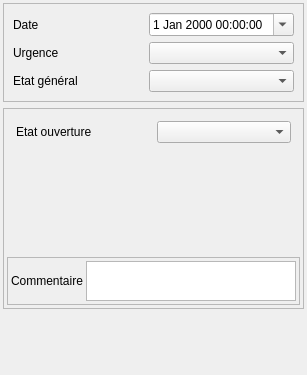
<?xml version="1.0" encoding="UTF-8"?>
<ui version="4.0">
 <class>Form</class>
 <widget class="QWidget" name="Form">
  <property name="geometry">
   <rect>
    <x>0</x>
    <y>0</y>
    <width>294</width>
    <height>375</height>
   </rect>
  </property>
  <property name="windowTitle">
   <string>Form</string>
  </property>
  <layout class="QVBoxLayout" name="verticalLayout">
   <property name="leftMargin">
    <number>3</number>
   </property>
   <property name="topMargin">
    <number>3</number>
   </property>
   <property name="rightMargin">
    <number>3</number>
   </property>
   <property name="bottomMargin">
    <number>3</number>
   </property>
   <item>
    <widget class="QFrame" name="frame">
     <property name="frameShape">
      <enum>QFrame::StyledPanel</enum>
     </property>
     <property name="frameShadow">
      <enum>QFrame::Raised</enum>
     </property>
     <layout class="QGridLayout" name="gridLayout_3">
      <item row="0" column="0">
       <widget class="QLabel" name="label">
        <property name="text">
         <string>Date</string>
        </property>
        <property name="wordWrap">
         <bool>true</bool>
        </property>
       </widget>
      </item>
      <item row="1" column="1">
       <widget class="QComboBox" name="comboBox_urgence"/>
      </item>
      <item row="1" column="0">
       <widget class="QLabel" name="label_5">
        <property name="text">
         <string>Urgence</string>
        </property>
        <property name="wordWrap">
         <bool>true</bool>
        </property>
       </widget>
      </item>
      <item row="0" column="1">
       <widget class="QDateTimeEdit" name="dateTimeEdit">
        <property name="calendarPopup">
         <bool>true</bool>
        </property>
       </widget>
      </item>
      <item row="2" column="0">
       <widget class="QLabel" name="label_21">
        <property name="text">
         <string>Etat général</string>
        </property>
        <property name="wordWrap">
         <bool>true</bool>
        </property>
       </widget>
      </item>
      <item row="2" column="1">
       <widget class="QComboBox" name="comboBox_etatgeneral"/>
      </item>
     </layout>
    </widget>
   </item>
   <item>
    <widget class="QFrame" name="frame_3">
     <property name="frameShape">
      <enum>QFrame::StyledPanel</enum>
     </property>
     <property name="frameShadow">
      <enum>QFrame::Raised</enum>
     </property>
     <layout class="QVBoxLayout" name="verticalLayout_3">
      <property name="spacing">
       <number>3</number>
      </property>
      <property name="leftMargin">
       <number>3</number>
      </property>
      <property name="topMargin">
       <number>3</number>
      </property>
      <property name="rightMargin">
       <number>3</number>
      </property>
      <property name="bottomMargin">
       <number>3</number>
      </property>
      <item>
       <widget class="QStackedWidget" name="stackedWidget">
        <property name="currentIndex">
         <number>2</number>
        </property>
        <widget class="QWidget" name="page">
         <layout class="QGridLayout" name="gridLayout" columnstretch="1,5,1">
          <item row="5" column="1" colspan="2">
           <widget class="QTextEdit" name="textEdit_evolution">
            <property name="sizePolicy">
             <sizepolicy hsizetype="Expanding" vsizetype="Expanding">
              <horstretch>0</horstretch>
              <verstretch>0</verstretch>
             </sizepolicy>
            </property>
            <property name="maximumSize">
             <size>
              <width>16777215</width>
              <height>40</height>
             </size>
            </property>
           </widget>
          </item>
          <item row="1" column="1">
           <widget class="QSpinBox" name="spinBox_nombre">
            <property name="minimum">
             <number>-1</number>
            </property>
           </widget>
          </item>
          <item row="5" column="0">
           <widget class="QLabel" name="label_6">
            <property name="text">
             <string>Evolution</string>
            </property>
            <property name="wordWrap">
             <bool>true</bool>
            </property>
           </widget>
          </item>
          <item row="1" column="0">
           <widget class="QLabel" name="label_2">
            <property name="text">
             <string>Nombre</string>
            </property>
            <property name="wordWrap">
             <bool>true</bool>
            </property>
           </widget>
          </item>
          <item row="1" column="2">
           <widget class="QToolButton" name="toolButton_calc_nb">
            <property name="text">
             <string/>
            </property>
            <property name="icon">
             <iconset>
              <normaloff>:/plugins/Lamia/icons/numpad.png</normaloff>:/plugins/Lamia/icons/numpad.png</iconset>
            </property>
           </widget>
          </item>
          <item row="6" column="1">
           <spacer name="verticalSpacer_2">
            <property name="orientation">
             <enum>Qt::Vertical</enum>
            </property>
            <property name="sizeHint" stdset="0">
             <size>
              <width>20</width>
              <height>40</height>
             </size>
            </property>
           </spacer>
          </item>
         </layout>
        </widget>
        <widget class="QWidget" name="page_2">
         <layout class="QGridLayout" name="gridLayout_2">
          <item row="0" column="0">
           <widget class="QStackedWidget" name="stackedWidget_2">
            <property name="currentIndex">
             <number>0</number>
            </property>
            <widget class="QWidget" name="page_6">
             <layout class="QGridLayout" name="gridLayout_5">
              <item row="0" column="0">
               <widget class="QLabel" name="label_10">
                <property name="text">
                 <string>Etat tampon</string>
                </property>
                <property name="wordWrap">
                 <bool>true</bool>
                </property>
               </widget>
              </item>
              <item row="0" column="1">
               <widget class="QComboBox" name="comboBox_etattampon"/>
              </item>
              <item row="1" column="0">
               <widget class="QLabel" name="label_11">
                <property name="text">
                 <string>Etat echelon</string>
                </property>
                <property name="wordWrap">
                 <bool>true</bool>
                </property>
               </widget>
              </item>
              <item row="3" column="0">
               <widget class="QLabel" name="label_13">
                <property name="text">
                 <string>Etat cunette</string>
                </property>
                <property name="wordWrap">
                 <bool>true</bool>
                </property>
               </widget>
              </item>
              <item row="1" column="1">
               <widget class="QComboBox" name="comboBox_etatechelon"/>
              </item>
              <item row="2" column="0">
               <widget class="QLabel" name="label_12">
                <property name="text">
                 <string>Etat regard</string>
                </property>
                <property name="wordWrap">
                 <bool>true</bool>
                </property>
               </widget>
              </item>
              <item row="2" column="1">
               <widget class="QComboBox" name="comboBox_etatregard"/>
              </item>
              <item row="3" column="1">
               <widget class="QComboBox" name="comboBox_etatcunette"/>
              </item>
              <item row="0" column="2">
               <widget class="QLabel" name="label_14">
                <property name="text">
                 <string>Suspicion H2S</string>
                </property>
                <property name="wordWrap">
                 <bool>true</bool>
                </property>
               </widget>
              </item>
              <item row="0" column="3">
               <widget class="QComboBox" name="comboBox_h2s"/>
              </item>
              <item row="1" column="2">
               <widget class="QLabel" name="label_15">
                <property name="text">
                 <string>Dépôt</string>
                </property>
                <property name="wordWrap">
                 <bool>true</bool>
                </property>
               </widget>
              </item>
              <item row="1" column="3">
               <widget class="QComboBox" name="comboBox_depot"/>
              </item>
              <item row="2" column="2">
               <widget class="QLabel" name="label_16">
                <property name="text">
                 <string>Mise en charge</string>
                </property>
                <property name="wordWrap">
                 <bool>true</bool>
                </property>
               </widget>
              </item>
              <item row="2" column="3">
               <widget class="QComboBox" name="comboBox_miseencharge"/>
              </item>
              <item row="3" column="2">
               <widget class="QLabel" name="label_17">
                <property name="text">
                 <string>Etat entretien général</string>
                </property>
                <property name="wordWrap">
                 <bool>true</bool>
                </property>
               </widget>
              </item>
              <item row="3" column="3">
               <widget class="QComboBox" name="comboBox_entretiengeneral"/>
              </item>
             </layout>
            </widget>
            <widget class="QWidget" name="page_5">
             <layout class="QGridLayout" name="gridLayout_8"/>
            </widget>
           </widget>
          </item>
         </layout>
        </widget>
        <widget class="QWidget" name="page_3">
         <layout class="QGridLayout" name="gridLayout_4">
          <item row="0" column="1">
           <widget class="QComboBox" name="comboBox_etatouv"/>
          </item>
          <item row="0" column="0">
           <widget class="QLabel" name="label_9">
            <property name="text">
             <string>Etat ouverture</string>
            </property>
           </widget>
          </item>
          <item row="1" column="1">
           <spacer name="verticalSpacer_3">
            <property name="orientation">
             <enum>Qt::Vertical</enum>
            </property>
            <property name="sizeHint" stdset="0">
             <size>
              <width>20</width>
              <height>40</height>
             </size>
            </property>
           </spacer>
          </item>
         </layout>
        </widget>
       </widget>
      </item>
      <item>
       <widget class="QFrame" name="frame_4">
        <property name="frameShape">
         <enum>QFrame::StyledPanel</enum>
        </property>
        <property name="frameShadow">
         <enum>QFrame::Raised</enum>
        </property>
        <layout class="QGridLayout" name="gridLayout_6">
         <property name="leftMargin">
          <number>3</number>
         </property>
         <property name="topMargin">
          <number>3</number>
         </property>
         <property name="rightMargin">
          <number>3</number>
         </property>
         <property name="bottomMargin">
          <number>3</number>
         </property>
         <property name="spacing">
          <number>3</number>
         </property>
         <item row="1" column="0">
          <widget class="QLabel" name="label_7">
           <property name="text">
            <string>Commentaire</string>
           </property>
           <property name="wordWrap">
            <bool>true</bool>
           </property>
          </widget>
         </item>
         <item row="1" column="1">
          <widget class="QTextEdit" name="textEdit_comm">
           <property name="sizePolicy">
            <sizepolicy hsizetype="Expanding" vsizetype="Expanding">
             <horstretch>0</horstretch>
             <verstretch>0</verstretch>
            </sizepolicy>
           </property>
           <property name="maximumSize">
            <size>
             <width>16777215</width>
             <height>40</height>
            </size>
           </property>
          </widget>
         </item>
        </layout>
       </widget>
      </item>
     </layout>
    </widget>
   </item>
   <item>
    <spacer name="verticalSpacer">
     <property name="orientation">
      <enum>Qt::Vertical</enum>
     </property>
     <property name="sizeHint" stdset="0">
      <size>
       <width>20</width>
       <height>40</height>
      </size>
     </property>
    </spacer>
   </item>
  </layout>
 </widget>
 <resources/>
 <connections/>
</ui>
